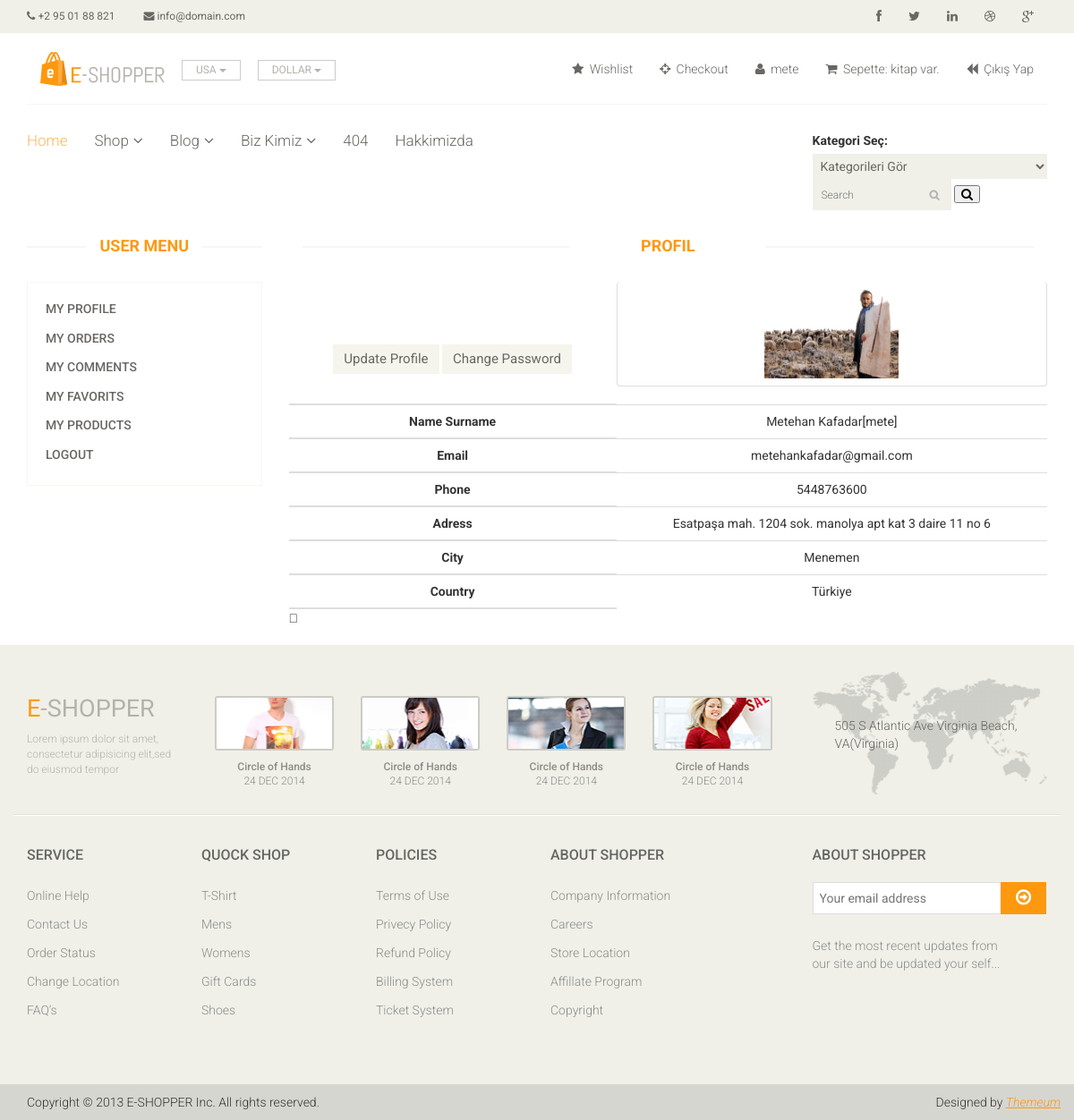
The app's page /user/ (signed in), older data.
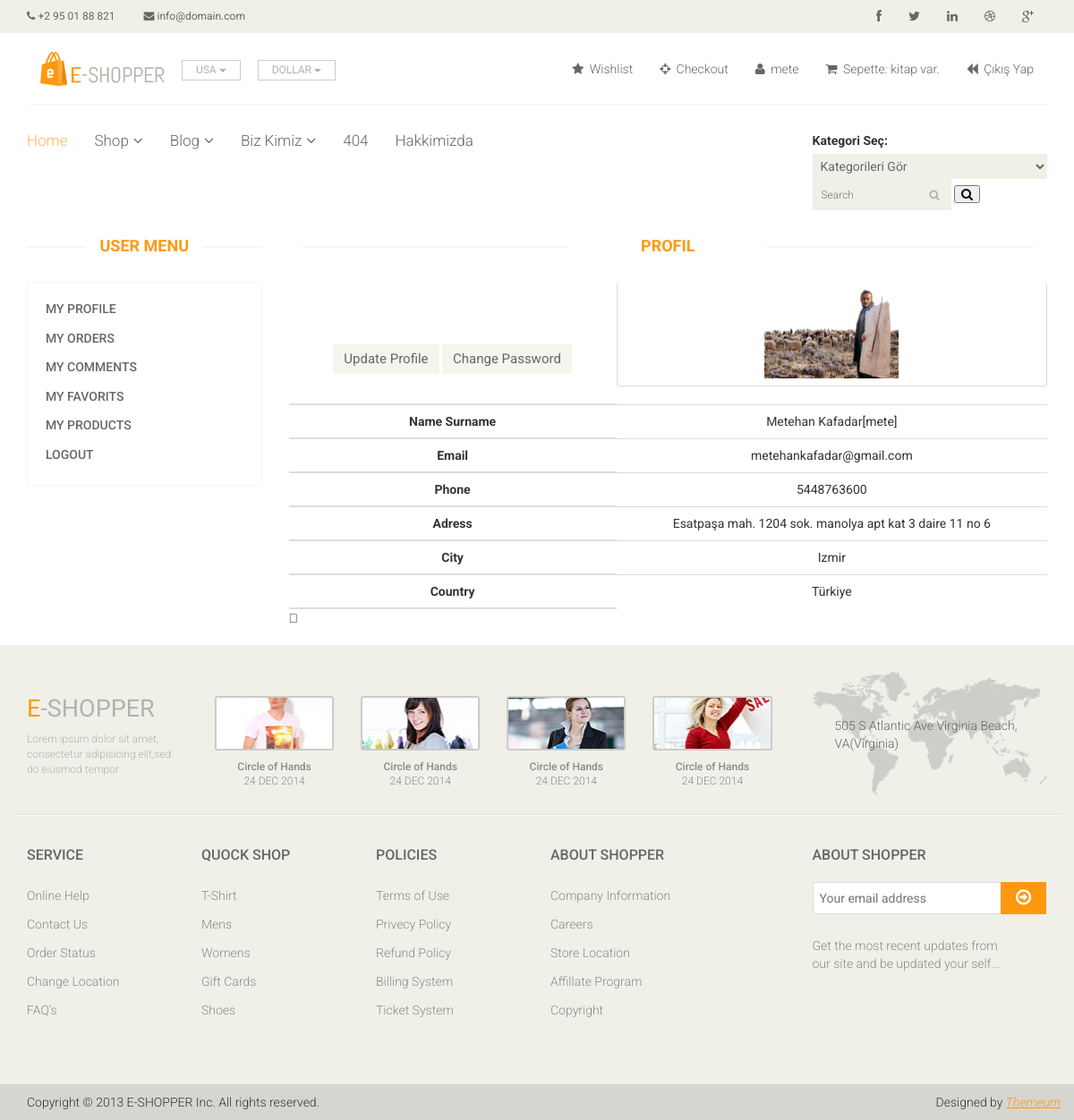
The same page, newer data.
### home/models.py (models this page shows, shortened)
class UserProfile(models.Model):
    user =models.OneToOneField(User, on_delete=models.CASCADE)
    phone = models.CharField(blank=True, max_length=20)
    adress = models.CharField(blank=True, max_length=150)
    city = models.CharField(blank=True, max_length=20)
    country = models.CharField(blank=True, max_length=20)
    image =models.ImageField(blank=True,upload_to='images/users/')
    def user_name(self):
        return self.user.first_name + ' '+self.user.last_name+'['+self.user.username  +'] '
    def image_tag(self):
        return mark_safe('<img src="{}" height="50" />'.format(self.image.url))
    image_tag.short_description = 'Image'

### user/views.py (the view)
# urls.py: path('', views.index, name='index'),
@login_required(login_url='/login')
def index(request):
    category = Category.objects.all()
    current_user = request.user
    profile = UserProfile.objects.get(user_id=current_user.id)
    context = {'profile': profile,'category': category}
    return render(request, 'user_profile.html', context)

### user/templates/user_profile.html (shortened to what this page needs)
{% extends "homebase.html" %}
{% block content %}
   {% include "user_panel.html" %}
                    <div class="col-sm-9">
					<div class="blog-post-area">
						<h2 class="title text-center">Profil </h2>
						<table class="glyphicon-shopping-cart table">
                            <thead>
                            <tr>
                                <th class="text-center">
                                    <a href="/user/update" class="btn btn-default add-to-cart">Update Profile</a>
                                    <a href="/user/password" class="btn btn-default add-to-cart">Change Password</a> </th>
                                <td class="thumbnail"><img src="{{ profile.image.url }}" style="height: 100px;width: 150px"></td>
                            </tr>
                            <tr>
                                <th class="text-center">Name Surname</th>
                                <td class="text-center">{{ profile.user_name }}</td>
                            </tr>
                            <tr>
                                <th class="text-center">Email</th>
                                <td class="text-center">{{ profile.user.email }}</td>
                            </tr>
                            <tr>
                                <th class="text-center">Phone</th>
                                <td class="text-center">{{ profile.phone }}</td>
                            </tr>
                            <tr>
                                <th class="text-center">Adress</th>
                                <td class="text-center">{{ profile.adress }}</td>
                            </tr>
                            <tr>
                                <th class="text-center">City</th>
                                <td class="text-center">{{ profile.city }}</td>
                            </tr>
                            <tr>
                                <th class="text-center">Country</th>
                                <td class="text-center">{{ profile.country }}</td>
                            </tr>
                            </thead>
                        </table>
					</div>
			</div>
		</div>
	</section>
 {% endblock %}

Row changes from the older to the newer data that the page shows:
changed UserProfile "Esatpaşa mah. 1204 sok. manolya apt kat 3 daire 11 no 6": city "Menemen" → "Izmir"
